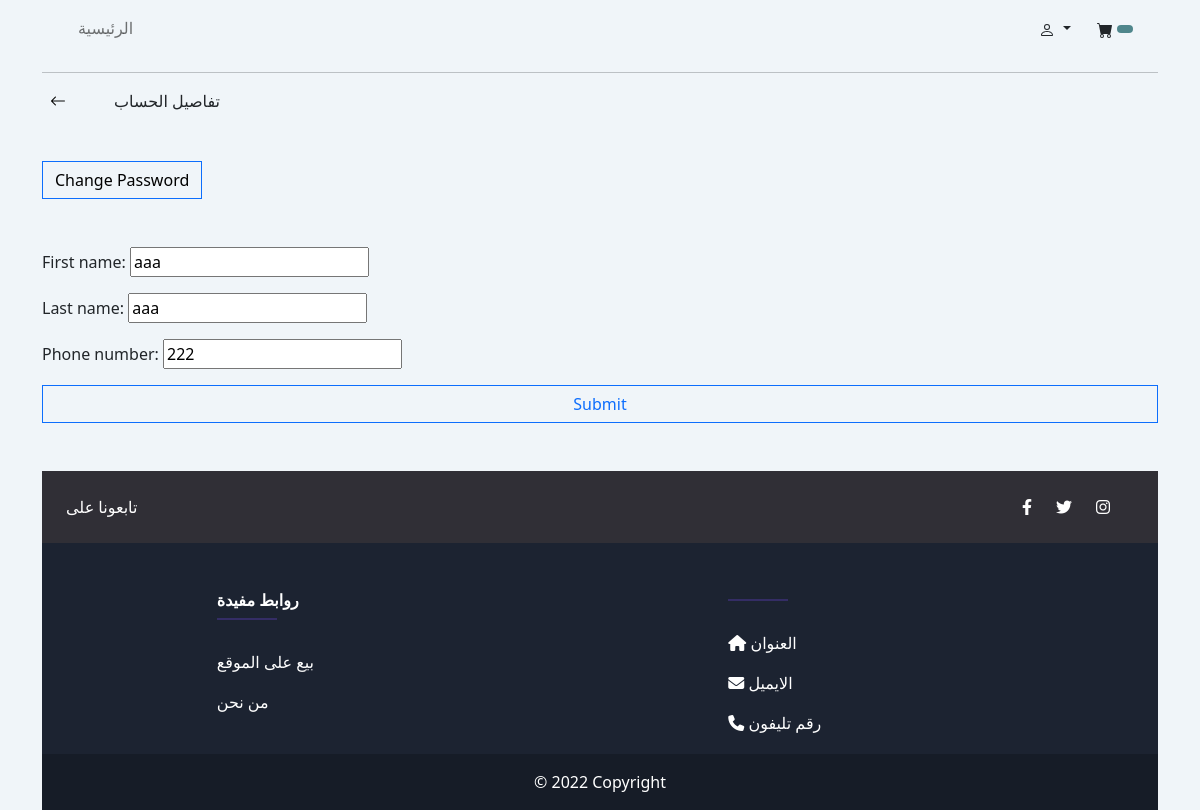
/accounts/profile/details/ (signed in), run on the app's committed database.
### accounts/models.py (models this page shows, shortened)
class Customer(models.Model):
    customuser=models.OneToOneField(CustomUser,on_delete=models.CASCADE,primary_key=True)
    first_name=models.CharField(max_length=50)
    last_name=models.CharField(max_length=50)

class CustomUser(AbstractUser):
    username=None
    email=models.EmailField(unique=True,null=True,default=None,max_length=50)
    phone_number=models.CharField(unique=True,null=True,blank=True,max_length=20)
    is_customer=models.BooleanField(default=False)
    is_vendor=models.BooleanField(default=False)
    USERNAME_FIELD= 'email'
    REQUIRED_FIELDS = []
    objects = CustomUserManager()

### accounts/decorators.py (the view)
        def wrapper(request,*args, **kwargs):
            if request.user.is_customer and roles[0]=='Customer':
                return view_func(request,*args, **kwargs)
            elif request.user.is_vendor and roles[0]=='Vendor':
                return view_func(request,*args, **kwargs)
            else:
                return redirect('home')

### accounts/forms.py
class CustomerProfileForm(ModelForm):
    class Meta:
        model = Customer
        fields = '__all__'
        exclude = ['customuser']

class CustomUserProfileForm(ModelForm):
    class Meta:
        model = CustomUser
        fields = ['phone_number']

### accounts/views.py (called while the page is built, shortened)
@login_required(login_url='login')
@allowed_user(roles=['Customer'])
def customerProfileDetailsView(request):
    customer = request.user.customer
    phone_form=CustomUserProfileForm(instance=request.user)
    form = CustomerProfileForm(instance=customer)
    context={'form':form,'phone_form':phone_form}
    return render(request,'accounts/customer_profile_details.html',context)

### accounts/templates/accounts/customer_profile_details.html (shortened to what this page needs)
{% extends 'store/base.html' %}
{% load static %}
{% block content %}
<div class="d-flex justify-content-start mb-5">
    <a href="{% url 'customer-profile' %}">
        <i class="bi bi-arrow-left ps-2"></i>
    </a>
    <div class="ps-5">تفاصيل الحساب</div>
</div>
<div class="mb-5 btn btn-outline-primary">
    <a  href="{% url 'password_change' %}">Change Password</a>
</div>
<form action="" method="post" enctype="multipart/form-data">
    {{form.as_p}}
    {{phone_form.as_p}}
    <input type="submit" name="Edit" class="width-100pc btn btn-outline-primary">
</form>
{% endblock content %}

### static/css/main.css (style rules this page uses)
html { height: 100%; }
a { text-decoration: none; color: black; }
.width-100pc { width: 100%; }
.btn { border-radius: 0; }

### data on the page
Customer: first_name "aaa", last_name "aaa"
CustomUser: phone_number "222"
